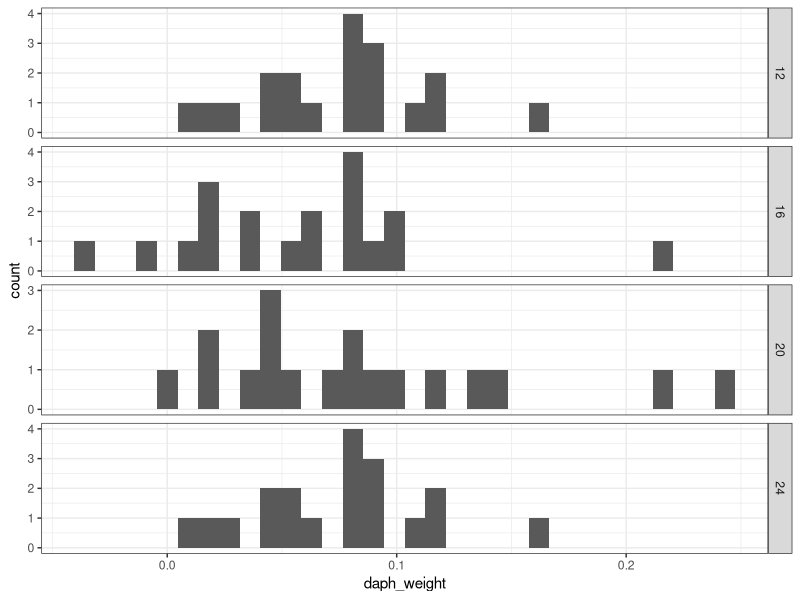
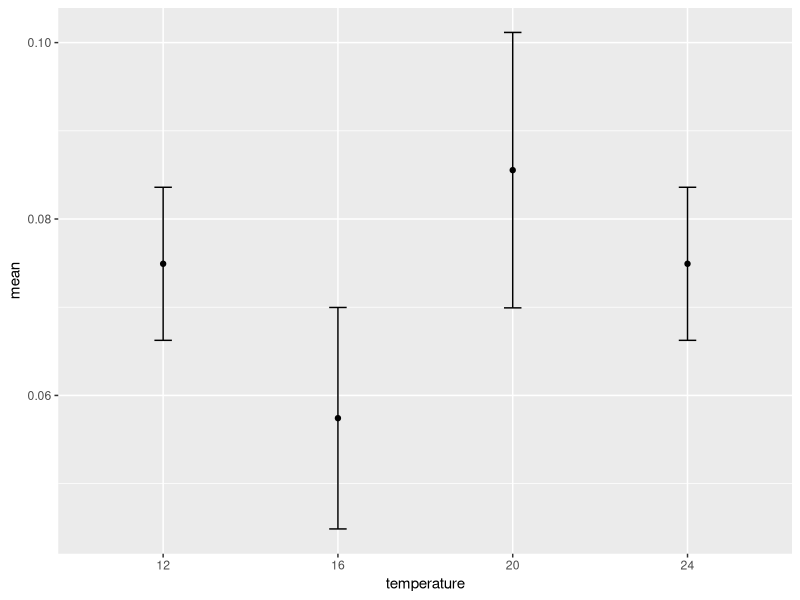
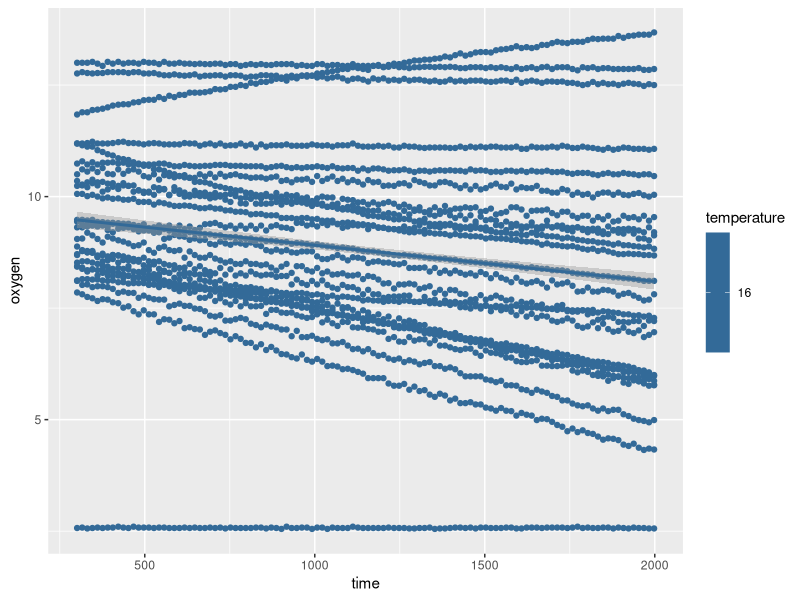
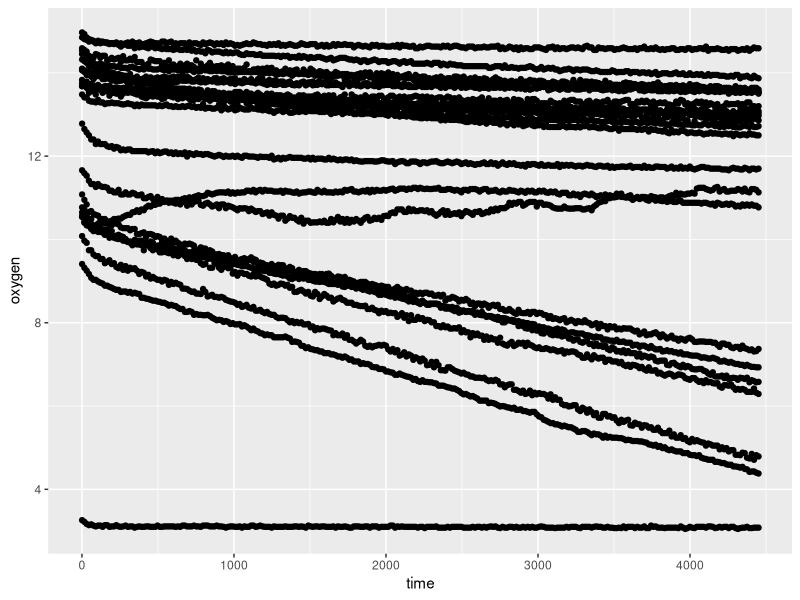
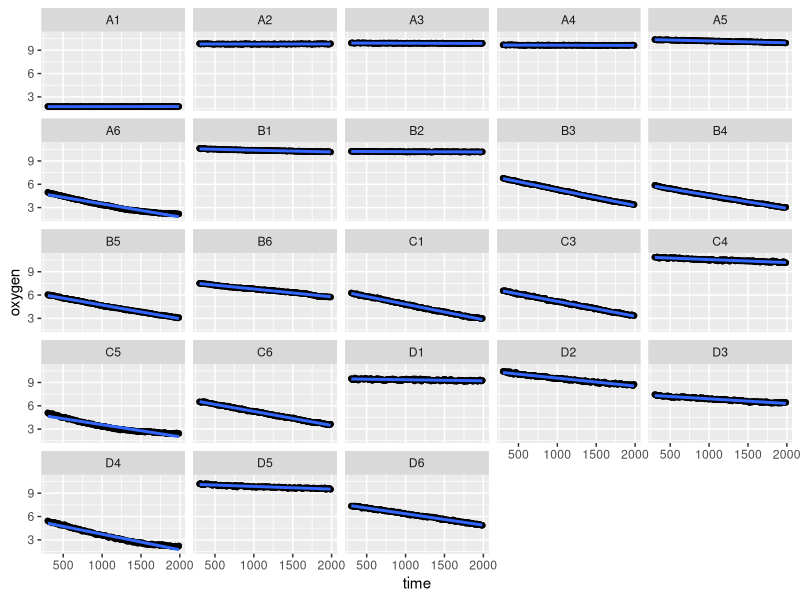
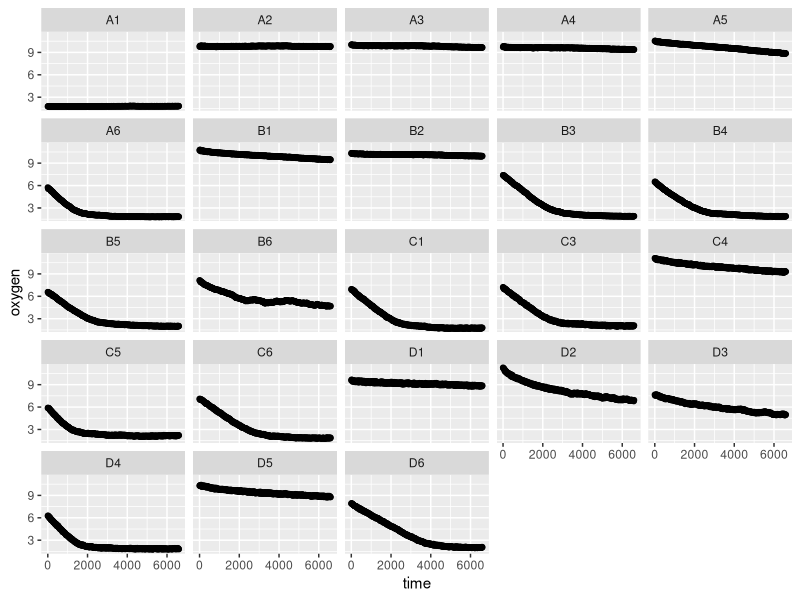
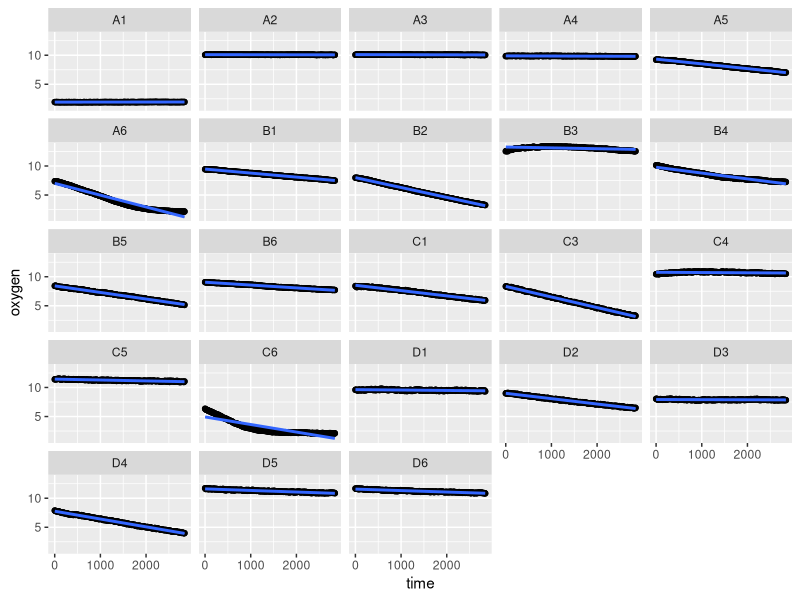
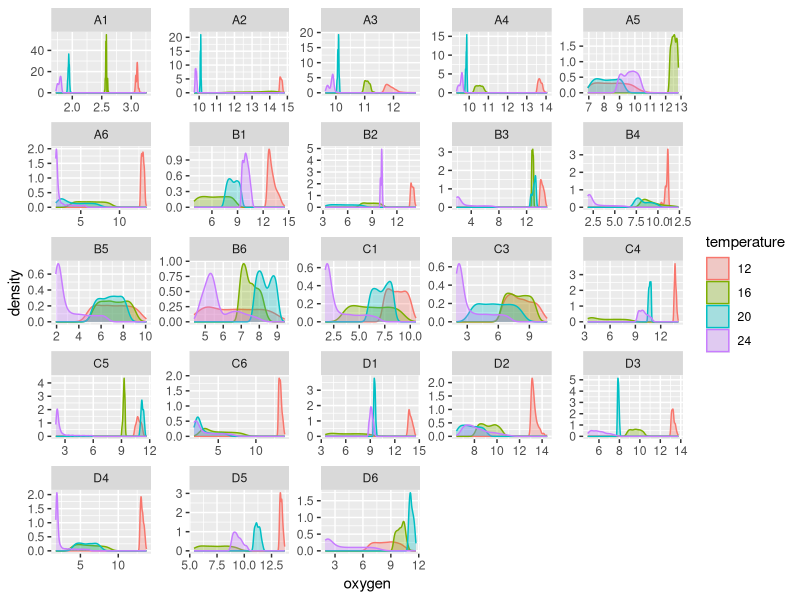

The R source for these figures, in order:
## ---- chunk 1
library(readr)
library(ggplot2)
library(tidyr)
library(dplyr)
library(broom)
library(plotrix)
## ---- chunk 2
resp12 <- read_csv("respirometry-data/daph_resp_april29.csv")
resp20 <- read_csv("respirometry-data/daph_resp_april28.csv")
resp20_weights <- read_csv("respirometry-data/May5_20C_resp_weights.csv") %>% 
	mutate(temperature = 20)
resp12_weights <- read_csv("respirometry-data/May6_12C_resp_weights.csv") %>% 
	mutate(temperature = 12)
resp24_weights <- read_csv("respirometry-data/May5_24C_resp_weights.csv") %>% 
	mutate(temperature = 24)
resp16_weights <- read_csv("respirometry-data/May6_16C_resp_weights.csv") %>% 
	mutate(temperature = 16)

# resp_20 <- read_delim("respirometry-data/May5-24-R3-RESP_Oxygen.txt",delim = ";", na = c("", "NA"), comment = "", skip = 34)

resp24 <- read_csv("respirometry-data/May5-24-resp.csv")
resp20 <- read_csv("respirometry-data/May5-20-resp.csv")
resp16 <- read_csv("respirometry-data/May6-16-resp.csv")
resp12 <- read_csv("respirometry-data/May6-12-resp.csv")


#### Turn into long form
resp.long12 <- gather(resp12, channel, oxygen, 3:25)
resp.long20 <- gather(resp20, channel, oxygen, 3:25)
resp.long24 <- gather(resp24, channel, oxygen, 3:25)
resp.long16 <- gather(resp16, channel, oxygen, 3:25)
#### create new column with test temperature
resp.long20$temperature <- 20
resp.long12$temperature <- 12
resp.long24$temperature <- 24
resp.long16$temperature <- 16
#### fiddle with the time column so that it's reported in seconds, as a numeric variable
## this is going to be the dependent variable in my regressions
resp.long20$time <- as.numeric(resp.long20$time)
resp.long12$time <- as.numeric(resp.long12$time)
resp.long24$time <- as.numeric(resp.long24$time)
resp.long16$time <- as.numeric(resp.long16$time)

#### merge the two datasets
resp <- bind_rows(resp.long20, resp.long12, resp.long24, resp.long16)
resp$temperature <- as.factor(resp$temperature)
## ---- chunk 3

weights <- bind_rows(resp12_weights, resp16_weights, resp20_weights, resp24_weights) %>% 
	mutate(temperature = as.factor(temperature))

g <- ggplot(weights, aes(daph_weight)) + geom_histogram(binwidth = 0.009)
g + facet_grid(temperature ~ ., scales = "free_y") + theme_bw() 

mean_daph_weight <- mean(weights$daph_weight)

weights %>% 
	group_by(temperature) %>% 
	select(daph_weight, temperature) %>% 
# 	summarize(mean = mean(mass.corr.cons),
# 						sd = sd(mass.corr.cons)) %>% 
	summarise_each(funs(mean,median, sd,std.error)) %>% 
	ggplot(data = ., aes(temperature, y = mean)) +
	geom_errorbar(aes(ymin=mean-std.error, ymax=mean+std.error), width=.1) +
    geom_point()



resp.long16 %>%
	group_by(temperature) %>% 
	filter(time > 300 & time < 2000) %>% 
	ggplot(data = ., aes(x = time, y = oxygen, group = temperature, color = temperature)) + geom_point() + stat_summary(fun.y= "mean", geom = "point") +
	geom_smooth(method = 'lm')


## 12C plots
resp.long12 %>% 
	ggplot(data = ., aes(x = time, y = oxygen)) + geom_point() 


resp.long24 %>% 
	filter(time > 300 & time < 2000) %>% 
	ggplot(data = ., aes(x = time, y = oxygen)) + geom_point() + stat_summary(fun.y= "mean", geom = "point") +
	geom_smooth(method = 'lm') + 
	facet_wrap( ~ channel)

ggplot(data = resp.long24, aes(x = time, y = oxygen)) + geom_point() + facet_wrap( ~ channel)

## 20C plots
ggplot(data = resp.long20, aes(x = time, y = oxygen)) + geom_point() +
	stat_summary(fun.y= "mean", geom = "point") +
	geom_smooth(method = 'lm') + 
	facet_wrap( ~ channel)


#### Density plot of de-oxygenated water, to compare the readings at 12 and 20C
#### look specifically at wells A1 and A2, these are the deoxygenated water
resp %>% 
	ggplot(data = ., aes(x=oxygen)) + geom_density(aes(group=temperature, colour=temperature, fill=temperature), alpha=0.3) + facet_wrap( ~ channel, scales = "free")
## ---- chunk 4
control.slopes20 <- resp.long20 %>% 
	filter(channel %in% c("A2", "A3", "A4")) %>% ## I'm filtering out only the A row, b/c these were my plain COMBO wells
	group_by(channel) %>% 
	filter(time < 2000 & time > 300) %>% ## here I filter out the chunk of time between 5 minutes and one hour
	do(tidy(lm(oxygen ~ time, data = .), conf.int = TRUE)) %>% ## here I fit a linear model of oxygen concentration as a function of time, for each well
	filter(term != "(Intercept)") %>% ## get rid of the intercept estimate
	summarise(mean.slope = mean(estimate)) ## create a new column for the mean slope

mean.control.slope20 <- mean(control.slopes20$mean.slope) ## calculate the mean control slope


## ---- chunk 5
slopes20 <- resp.long20 %>% 
	filter(channel %in% c("A6", "B2", "B4", "B5", "C1", "C3", "C6", "D2", "D4")) %>% ## pull out the wells where it looks like the measurements worked
	group_by(channel) %>% 
	filter(time < 2000 & time > 300) %>% ## select time chunk
	do(tidy(lm(oxygen ~ time, data = .), conf.int = TRUE)) %>% ## fit linear models, grouped by channel
	filter(term != "(Intercept)") %>% ## get rid of intercept term
	## create new variable, called "microbe.corr.slope" in which I subtract the mean of the COMBO only slopes, correcting for microbial respiration
	## now units are mg O2 / L*s
	mutate(microbe.corr.slope = estimate - mean.control.slope20) %>% 
	## now multiply the mg O2 /L*s by 0.0002L, which is the volume of the wells, and by 3600s, to convert my metric in seconds to hours
	## and finally, multiply by -1 to convert negative concentrations to a positive respiration value
	## units should now be mg O2/hr
	mutate(cons_per_hour = ((microbe.corr.slope * 0.0002 *3600) * -1)) 
## ---- chunk 6
mass_slopes20 <- left_join(slopes20, resp20_weights, by = "channel")
## ---- chunk 7
mass_slopes20 %>% 
	mutate(mass.corr.cons = (cons_per_hour/daph_weight)) %>%
knitr::kable(., align = 'c', format = 'markdown', digits = 4)
## ---- chunk 8
control.slopes12 <- resp.long12 %>% 
	filter(channel %in% c("A2", "A3", "A4")) %>% ## I'm filtering out only the A row, b/c these were my plain COMBO wells
	group_by(channel) %>% 
	filter(time < 2000 & time > 300) %>% ## here I filter out the chunk of time between 5 minutes and one hour
	do(tidy(lm(oxygen ~ time, data = .), conf.int = TRUE)) %>% ## here I fit a linear model of oxygen concentration as a function of time, for each well
	filter(term != "(Intercept)") %>% ## get rid of the intercept estimate
	summarise(mean.slope = mean(estimate)) ## create a new column for the mean slope

mean.control.slope12 <- mean(control.slopes12$mean.slope) ## calculate the mean control slope


slopes12 <- resp.long12 %>% 
	filter(channel %in% c("A5", "B1", "B5", "B6", "C1", "C3", "D6")) %>% ## pull out the wells where it looks like the measurements worked
	group_by(channel) %>% 
	filter(time < 3600 & time > 300) %>% ## select time chunk
	do(tidy(lm(oxygen ~ time, data = .), conf.int = TRUE)) %>% ## fit linear models, grouped by channel
	filter(term != "(Intercept)") %>% ## get rid of intercept term
	## create new variable, called "microbe.corr.slope" in which I subtract the mean of the COMBO only slopes, correcting for microbial respiration
	## now units are mg O2 / L*s
	mutate(microbe.corr.slope = estimate - mean.control.slope12) %>% 
	## now multiply the mg O2 /L*s by 0.0002L, which is the volume of the wells, and by 3600s, to convert my metric in seconds to hours
	## and finally, multiply by -1 to convert negative concentrations to a positive respiration value
	## units should now be mg O2/hr
	mutate(cons_per_hour = ((microbe.corr.slope * 0.0002 *3600) * -1)) 
## ---- chunk 9
mass_slopes12 <- left_join(slopes12, resp12_weights, by = "channel")
## ---- chunk 10

control.slopes24 <- resp.long24 %>% 
	filter(channel %in% c("A2", "A3", "A4")) %>% ## I'm filtering out only the A row, b/c these were my plain COMBO wells
	group_by(channel) %>% 
	filter(time < 2000 & time > 300) %>% ## here I filter out the chunk of time between 5 minutes and one hour
	do(tidy(lm(oxygen ~ time, data = .), conf.int = TRUE)) %>% ## here I fit a linear model of oxygen concentration as a function of time, for each well
	filter(term != "(Intercept)") %>% ## get rid of the intercept estimate
	summarise(mean.slope = mean(estimate)) ## create a new column for the mean slope

mean.control.slope24 <- mean(control.slopes24$mean.slope) ## calculate the mean control slope



slopes24 <- resp.long24 %>% 
	filter(channel %in% c("A6", "B3", "B4", "B5", "B6", "C1", "C3", "C5", "C6", "D3", "D4")) %>% ## pull out the wells where it looks like the measurements worked
	group_by(channel) %>% 
	filter(time < 2000 & time > 300) %>% ## select time chunk
	do(tidy(lm(oxygen ~ time, data = .), conf.int = TRUE)) %>% ## fit linear models, grouped by channel
	filter(term != "(Intercept)") %>% ## get rid of intercept term
	## create new variable, called "microbe.corr.slope" in which I subtract the mean of the COMBO only slopes, correcting for microbial respiration
	## now units are mg O2 / L*s
	mutate(microbe.corr.slope = estimate - mean.control.slope24) %>% 
	## now multiply the mg O2 /L*s by 0.0002L, which is the volume of the wells, and by 3600s, to convert my metric in seconds to hours
	## and finally, multiply by -1 to convert negative concentrations to a positive respiration value
	## units should now be mg O2/hr
	mutate(cons_per_hour = ((microbe.corr.slope * 0.0002 *3600) * -1)) 
## ---- chunk 11
mass_slopes24 <- left_join(slopes24, resp24_weights, by = "channel")
## ---- chunk 12
mass_slopes24 %>% 
	mutate(mass.corr.cons = (cons_per_hour/daph_weight)) %>%
knitr::kable(., align = 'c', format = 'markdown', digits = 4)
## ---- chunk 13
control.slopes16 <- resp.long16 %>% 
	filter(channel %in% c("A3", "A4")) %>% ## I'm filtering out only the A row, b/c these were my plain COMBO wells
	group_by(channel) %>% 
	filter(time < 2000 & time > 300) %>% ## here I filter out the chunk of time between 5 minutes and one hour
	do(tidy(lm(oxygen ~ time, data = .), conf.int = TRUE)) %>% ## here I fit a linear model of oxygen concentration as a function of time, for each well
	filter(term != "(Intercept)") %>% ## get rid of the intercept estimate
	summarise(mean.slope = mean(estimate)) ## create a new column for the mean slope

mean.control.slope16 <- mean(control.slopes16$mean.slope) ## calculate the mean control slope


slopes16 <- resp.long16 %>% 
	filter(channel %in% c("A6", "B1", "B4", "B5", "B6", "C1", "C3", "C4", "C6", "D1", "D2", "D4", "D5")) %>% ## pull out the wells where it looks like the measurements worked
	group_by(channel) %>% 
	filter(time < 2000 & time > 300) %>% ## select time chunk
	do(tidy(lm(oxygen ~ time, data = .), conf.int = TRUE)) %>% ## fit linear models, grouped by channel
	filter(term != "(Intercept)") %>% ## get rid of intercept term
	## create new variable, called "microbe.corr.slope" in which I subtract the mean of the COMBO only slopes, correcting for microbial respiration
	## now units are mg O2 / L*s
	mutate(microbe.corr.slope = estimate - mean.control.slope16) %>% 
	## now multiply the mg O2 /L*s by 0.0002L, which is the volume of the wells, and by 3600s, to convert my metric in seconds to hours
	## and finally, multiply by -1 to convert negative concentrations to a positive respiration value
	## units should now be mg O2/hr
	mutate(cons_per_hour = ((microbe.corr.slope * 0.0002 *3600) * -1)) 
## ---- chunk 14
mass_slopes16 <- left_join(slopes16, resp16_weights, by = "channel")
## ---- chunk 15
mass_slopes12 %>% 
	mutate(mass.corr.cons = (cons_per_hour/daph_weight_median)) %>%
knitr::kable(., align = 'c', format = 'markdown', digits = 4)

flux_12 <- mass_slopes12 %>% 
	mutate(mass.corr.cons = (cons_per_hour/daph_weight_median)) %>% 
	mutate(temperature = 12)

flux_20 <- mass_slopes20 %>% 
	mutate(mass.corr.cons = (cons_per_hour/daph_weight_median_no)) %>% 
	mutate(temperature = 20)

flux_24 <- mass_slopes24 %>% 
	mutate(mass.corr.cons = (cons_per_hour/daph_weight_median)) %>% 
	mutate(temperature = 24)


flux_16 <- mass_slopes16 %>% 
	mutate(mass.corr.cons = (cons_per_hour/daph_weight_median_no)) %>% 
	mutate(temperature = 16)

fluxes <- bind_rows(flux_20, flux_12, flux_24, flux_16) %>% 
	mutate(mass.corr.mean = (cons_per_hour/mean_daph_weight)) %>% 
	mutate(mass.corr.flux = (cons_per_hour/daph_weight))

library(plotrix)

#### respiration (divided by median mass of daphnia)
fluxes %>% 
	group_by(temperature) %>% 
	select(mass.corr.cons, temperature) %>% 
# 	summarize(mean = mean(mass.corr.cons),
# 						sd = sd(mass.corr.cons)) %>% 
	summarise_each(funs(mean,sd,std.error)) %>% 
	ggplot(data = ., aes(temperature, y = mean)) +
	geom_errorbar(aes(ymin=mean-std.error, ymax=mean+std.error), width=.1) +
    geom_point() + xlab("temperature, C") + ylab("oxygen flux (mg O2/L *mg DM)")

#### respiration (divided by mean mass of daphnia)
fluxes %>% 
	group_by(temperature) %>% 
	select(mass.corr.mean, temperature) %>% 
# 	summarize(mean = mean(mass.corr.cons),
# 						sd = sd(mass.corr.cons)) %>% 
	summarise_each(funs(mean,sd,std.error)) %>% 
	ggplot(data = ., aes(temperature, y = mean)) +
	geom_errorbar(aes(ymin=mean-std.error, ymax=mean+std.error), width=.1) +
    geom_point() + xlab("temperature, C") + ylab("oxygen flux (mg O2/L *mg DM)")



ggplot(data = fluxes, aes(x = factor(temperature), y = mass.corr.mean, group = temperature, color = factor(temperature))) + geom_boxplot() + xlab("temperature, C") + ylab("oxygen flux (mg O2/L *mg DM)")
## ---- chunk 16
resp.long20 %>% 
	filter(channel %in% c("D1", "D2", "D3", "D5", "B3", "B4", "B5", "B6")) %>% 
	group_by(channel) %>% 
	filter(time < 3600 & time > 300) %>% 
	do(tidy(lm(oxygen ~ time, data = .), conf.int = TRUE)) %>%
	filter(term != "(Intercept)") %>% 
	ggplot(aes(y = estimate, x = factor(channel))) + geom_point() + 
	coord_flip() +
	geom_vline(xintercept = 0) +
	geom_errorbar(aes(ymin = conf.low, ymax = conf.high)) 
